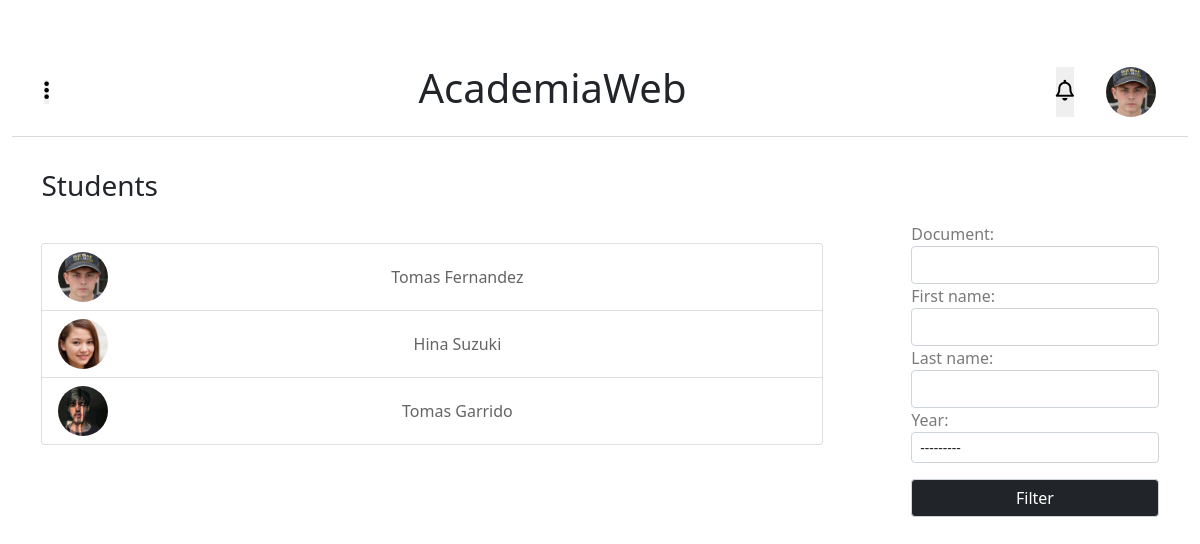
Page /academiaweb/students/ (signed in) on the committed database.
### main_app/models.py (models this page shows, shortened)
class Students(models.Model):
    id              = models.AutoField(primary_key=True)
    user            = models.ForeignKey(UserAccount,on_delete=models.CASCADE)
    document        = models.CharField(max_length=8,unique=True)
    first_name      = models.CharField(max_length=200)
    last_name       = models.CharField(max_length=200)
    date_of_birth   = models.DateField(default=datetime.date.today)
    gender_choice   = (('male','male'),('feminine','feminine'),('undefined','undefined'))
    gender          = models.CharField(max_length=10, default='male', choices=gender_choice)
    nationality     = CountryField()
    year            = models.ForeignKey(SchoolYears,on_delete=models.CASCADE,blank=True,null=True)
    profile_picture = models.ImageField(upload_to=upload_location_students,blank=True,null=True)
    class Meta():
        verbose_name        = 'Student'
        verbose_name_plural = 'Students'
    @property
    def full_name(self):
        return '{} {}'.format(self.first_name,self.last_name)
    @property
    def email(self):
        return str(self.user)

### main_app/views.py (the view)
# urls.py: path('students/',views.StudentsView,name='students'),
@login_required(login_url='login')
def StudentsView(request):
    data = user_profile(request)
    user = data['user']
    students = Students.objects.all()
    filters  = StudentsFilters(request.GET,queryset=students)
    students = filters.qs
    title    = 'Students'
    context  = {'students':students,'filters':filters,'title':title,'user':user}
    return render(request,'request_list.html',context)

### main_app/models.py (called while the page is built)
    def __str__(self):
        return self.email

    def __str__(self):
        return str(self.id)

### main_app/templates/request_list.html (shortened to what this page needs)
{% extends 'base_home.html' %}
{% load static %}
{% block content %}
<link rel="stylesheet" href="{% static 'css/request_list.css' %}">
<div class="content">
    <div class="content-title">
        <h3>{{title}}</h3>
    </div>
    <div class="list-users">
        <ul class="list-group">
            {% if students %}{% for student in students %}
            <li class="list-group-item">
                <a href="{% url 'student' student.email %}">
                    <img  class="profile_picture" src="{{student.profile_picture.url}}">
                    <p id="info1">{{student.full_name}}</p>
                </a>
            </li>{% endfor %}
            {% else %}
                <li class="list-group-item">
                    No Results Found...
                </li>
            {% endif %}
        </ul>
        {% if filters %}
        <div class="filters">
            <form method="GET">
                {{filters.form}}
                <input type="submit" value="Filter">
            </form>
        </div>
        {% endif %}
    </div>
</div>
{% endblock %}

### main_app/templates/base_home.html (shortened to what this page needs)
<!DOCTYPE html>
<html lang="en">
<head>
    {% load static %}
    <link href="https://cdn.jsdelivr.net/npm/bootstrap@5.0.1/dist/css/bootstrap.min.css" rel="stylesheet">
    <link rel="stylesheet" href="{% static 'css/base_home.css' %}">
</head>
  <body>
    <div class="main">
            <div class="title-pag">
                <div class="title_and_bar">
                    <button id="icon_menu" onclick="toggleMenu()"><i class="fas fa-ellipsis-v"></i></button>
                    <a href="{% url 'home' %}">
                        <h1>AcademiaWeb</h1>
                    </a>
                </div>
                <div class="user_and_noti">
                    <button id="icon-noti" onclick="toggleNoti()"><i class="far fa-bell"></i></button>
                    <a href="{% url 'user_profile'  user.email  %}" id="user">
                    <img src="{{user.profile_picture.url}}">
                    </a>
                </div>
            </div>
            <div class="content-extends col">
            {% block content %}
            {% endblock %}
            </div>
    </div>
</body>
</html>

### main_app/static/css/base_home.css (style rules this page uses)
.main { width: 100%; padding-right: var(--bs-gutter-x,.75rem); padding-left: var(--bs-gutter-x,.75rem); margin-right: auto; margin-left: auto; }
button { border: none; padding: 0; margin: 0; }
.title-pag { display: flex; width: 100%; justify-content: space-between; align-items: center; padding: 4rem 2rem 1rem; border-bottom: 1px solid #d9dadc; }
.title-pag .title_and_bar { display: contents; align-items: center; }
.title_and_bar i, .user_and_noti i { font-size: 1.3rem; cursor: pointer; }
.title_and_bar a { text-decoration: none; color: #212529; }
a#user { margin: 0 0 0 2rem; }
.title-pag .user_and_noti img { display: none; width: 50px; border-radius: 50%; }
.content-extends { animation-name: view; animation-duration: 1.5s; }
@media (min-width:575px) { .title-pag .user_and_noti { display: flex; } }
@media (min-width:575px) { .title-pag .user_and_noti img { display: block; } }

### main_app/static/css/request_list.css (style rules this page uses)
.content { width: 100%; }
.content-title { display: flex; justify-content: space-between; align-items: center; width: 95%; padding: 2rem 0 0 0; margin: auto; }
.list-group { padding: 2rem 0 0 0; }
.list-group-item a { text-decoration: none; display: flex; align-items: center; justify-content: space-between; }
.list-group-item a p { margin: 0; color: rgb(100, 100, 100); }
.list-group-item a img.profile_picture { width: 50px; border-radius: 50%; }
.filters { padding: 0.7rem 0 0 2rem; width: 25%; }
form { visibility: hidden; opacity: 0; position: absolute; transition: all 0.2s; }
form input { display: block; width: 100%; padding: .375rem .75rem; font-size: 1rem; font-weight: 400; line-height: 1.5; color: #212529; background-color: #fff; background-clip: padding-box; border: 1px solid #ced4da; -webkit-appearance: none; -moz-appearance: none; appearance: none; border-radius: .25rem; transition: border-color .15s ease-in-out,box-shadow .15s ease-in-out; }
form input[type=submit] { background: #212529; color: white; margin: 1rem 0 0 0; }
form select { display: block; width: 100%; -moz-padding-start: calc(0.75rem - 3px); font-weight: 400; line-height: 1.5; color: #212529; background-color: #fff; background-image: url('http://www.w3.org/2000/svg'); background-repeat: no-repeat; background-position: right .75rem center; background-size: 16px 12px; border: 1px solid #ced4da; border-radius: .25rem; transition: border-color .15s ease-in-out,box-shadow .15s ease-in-out; -webkit-appearance: none; -moz-appearance: none; appearance: none; padding-top: .25rem; padding-bottom: .25rem; padding-left: .5rem; font-size: .875rem; }
form label { color: rgb(122, 122, 122); }
@media (min-width:1000px) { .list-users { display: flex; justify-content: space-between; width: 95%; margin: auto; } }
@media (min-width:1000px) { .list-group { width: 70%; } }
@media (min-width:1000px) { .filters form { visibility: visible; opacity: 1; position: relative; } }
@media (min-width:1000px) { form { margin: auto; } }

### rows in the picture
Students: profile_picture (picture), full_name "Tomas Fernandez"
Students: profile_picture (picture), full_name "Hina Suzuki"
Students: profile_picture (picture), full_name "Tomas Garrido"

### other values in the picture
{{ title }} "Students"
